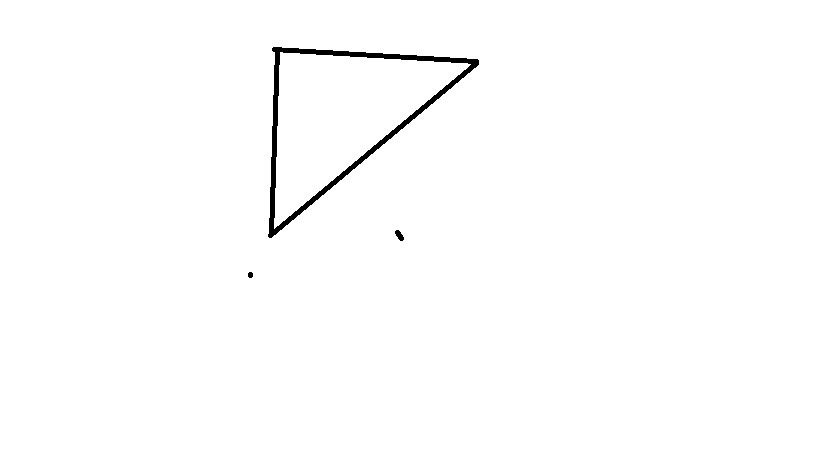
%> input picture B.png, 819 x 460 px
$ octave main.m   (GNU Octave 9; MATLAB toolbox functions it lacks are replaced by stand-ins)
%> lines starting %> are read from the running program, lines starting %| are printed output that depends on the picture; in (x1, y1, x2, y2) boxes, pixels count from 0 and x2, y2 are one past the last pixel; in counts of white or black regions, pixels touching at a corner belong together; the program's own positions count from 1
### save_edge.m
function [point_1]  = save_edge( M );
% calculate the sum of 1..n
flag=0;
[m,n]=size(M);
for i=1:1:m;
    if flag==1 break;
    end
    for j=1:1:n;
        if M(i,j)==1
            point_1(1).x=i;
            point_1(1).y=j;
            flag=1;
            break;
        end
    end
end;
north=0;
east=0;
south=0;
west=0;
t=1;
I_test=M;
I_test_2=M;
I_test_2(point_1(t).x,point_1(t).y)=0;
for k=0:1
if I_test_2(point_1(t).x,point_1(t).y+1)==1 I_test(point_1(t).x,point_1(t).y+1)=0;point_1(t+1).x=point_1(t).x;point_1(t+1).y=point_1(t).y+1;east=east+1;
elseif I_test_2(point_1(t).x+1,point_1(t).y)==1 I_test(point_1(t).x+1,point_1(t).y)=0;point_1(t+1).x=point_1(t).x+1;point_1(t+1).y=point_1(t).y;south=south+1;
elseif I_test_2(point_1(t).x,point_1(t).y-1)==1 I_test(point_1(t).x,point_1(t).y-1)=0;point_1(t+1).x=point_1(t).x;point_1(t+1).y=point_1(t).y-1;west=west+1;
elseif I_test_2(point_1(t).x-1,point_1(t).y)==1 I_test(point_1(t).x-1,point_1(t).y)=0;point_1(t+1).x=point_1(t).x-1;point_1(t+1).y=point_1(t).y;north=north+1;
elseif I_test_2(point_1(t).x+1,point_1(t).y+1)==1 I_test(point_1(t).x+1,point_1(t).y+1)=0;point_1(t+1).x=point_1(t).x+1;point_1(t+1).y=point_1(t).y+1;east=east+1;south=south+1;
elseif I_test_2(point_1(t).x+1,point_1(t).y-1)==1 I_test(point_1(t).x+1,point_1(t).y-1)=0;point_1(t+1).x=point_1(t).x+1;point_1(t+1).y=point_1(t).y-1;south=south+1;west=west+1;
elseif I_test_2(point_1(t).x-1,point_1(t).y-1)==1 I_test(point_1(t).x-1,point_1(t).y-1)=0; point_1(t+1).x=point_1(t).x-1;point_1(t+1).y=point_1(t).y-1;west=west+1;north=north+1;
elseif I_test_2(point_1(t).x-1,point_1(t).y+1)==1 I_test(point_1(t).x-1,point_1(t).y+1)=0;point_1(t+1).x=point_1(t).x-1;point_1(t+1).y=point_1(t).y+1;north=north+1;east=east+1;
else  ;
end
t=t+1;
end

while((west~=east)||(south~=north))
% if (I_test(point_1(t).x,point_1(t).y+1)==0)&&(I_test(point_1(t).x+1,point_1(t).y+1)==0)&&
%     (I_test(point_1(t).x+1,point_1(t).y)==0)&&(I_test(point_1(t).x+1,point_1(t).y-1)==0)&&
%     (I_test(point_1(t).x,point_1(t).y-1)==0)&&(I_test(point_1(t).x-1,point_1(t).y-1)==0)&&
%     (I_test(point_1(t).x-1,point_1(t).y)==0)&&(I_test(point_1(t).x-1,point_1(t).y+1)==0) break;
if I_test(point_1(t).x,point_1(t).y+1)==1 I_test(point_1(t).x,point_1(t).y+1)=0;point_1(t+1).x=point_1(t).x;point_1(t+1).y=point_1(t).y+1;east=east+1;
elseif I_test(point_1(t).x+1,point_1(t).y)==1 I_test(point_1(t).x+1,point_1(t).y)=0;point_1(t+1).x=point_1(t).x+1;point_1(t+1).y=point_1(t).y;south=south+1;
elseif I_test(point_1(t).x,point_1(t).y-1)==1 I_test(point_1(t).x,point_1(t).y-1)=0;point_1(t+1).x=point_1(t).x;point_1(t+1).y=point_1(t).y-1;west=west+1;
elseif I_test(point_1(t).x-1,point_1(t).y)==1 I_test(point_1(t).x-1,point_1(t).y)=0;point_1(t+1).x=point_1(t).x-1;point_1(t+1).y=point_1(t).y;north=north+1;
elseif I_test(point_1(t).x+1,point_1(t).y+1)==1 I_test(point_1(t).x+1,point_1(t).y+1)=0;point_1(t+1).x=point_1(t).x+1;point_1(t+1).y=point_1(t).y+1;east=east+1;south=south+1;
elseif I_test(point_1(t).x+1,point_1(t).y-1)==1 I_test(point_1(t).x+1,point_1(t).y-1)=0;point_1(t+1).x=point_1(t).x+1;point_1(t+1).y=point_1(t).y-1;south=south+1;west=west+1;
elseif I_test(point_1(t).x-1,point_1(t).y-1)==1 I_test(point_1(t).x-1,point_1(t).y-1)=0; point_1(t+1).x=point_1(t).x-1;point_1(t+1).y=point_1(t).y-1;west=west+1;north=north+1;
elseif I_test(point_1(t).x-1,point_1(t).y+1)==1 I_test(point_1(t).x-1,point_1(t).y+1)=0;point_1(t+1).x=point_1(t).x-1;point_1(t+1).y=point_1(t).y+1;north=north+1;east=east+1;
else  break;
end
t=t+1;
%if t>count break;end
end

### main.m
I=imread('B.png');
%> I is the input picture: size 460x819x3 uint8; 99.1% white; 3 black regions, box (x1, y1, x2, y2) and area: (268, 47, 479, 238) 3264, (395, 230, 404, 241) 59, (248, 272, 253, 278) 26
figure,imshow(I),title('原图像');
%%%%%%%%%%%%%%%%%%%%%%%%%%%%%%%%%%%%%%%%%图像预处理
I = rgb2gray(I);
I=im2double(I);
I=medfilt1(I,3);
%> I: size 460x819 double; values 0 (black) and 1 (white), 99.1% white; 3 black regions, box (x1, y1, x2, y2) and area: (268, 47, 479, 238) 3265, (395, 230, 404, 241) 59, (248, 272, 253, 278) 26
I=im2uint8(I);
I=im2bw(I);
I=~I;
I=edge(I,'canny');%%%%%%提取边缘
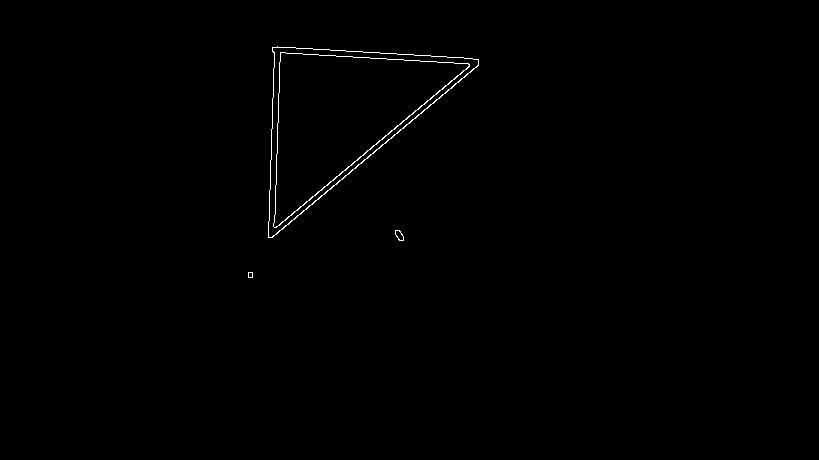
%> I: size 460x819 logical; 0.4% white in thin lines or dots, all inside (x1, y1, x2, y2) = (248, 46, 479, 278)
figure,imshow(I),title('边缘');

%%%%%%%%%%%%%%%%%%%%%%%%%%%%%%%%%%%%%%%%%%%创建链码
obj_index=0;
while (sum(sum(I))~=0)
obj_index=obj_index+1;
point{obj_index}=save_edge( I );
[~,length]=size(point{obj_index});
for z=1:1:length
    I(point{obj_index}(z).x-7:point{obj_index}(z).x+7,point{obj_index}(z).y-7:point{obj_index}(z).y+7)=0;
end
end
%> this loop made 3 passes
%> length on passes 1 to 3: 754, 33, 19
%> pass 2, in save_edge (call 2), `I_test=M;`:
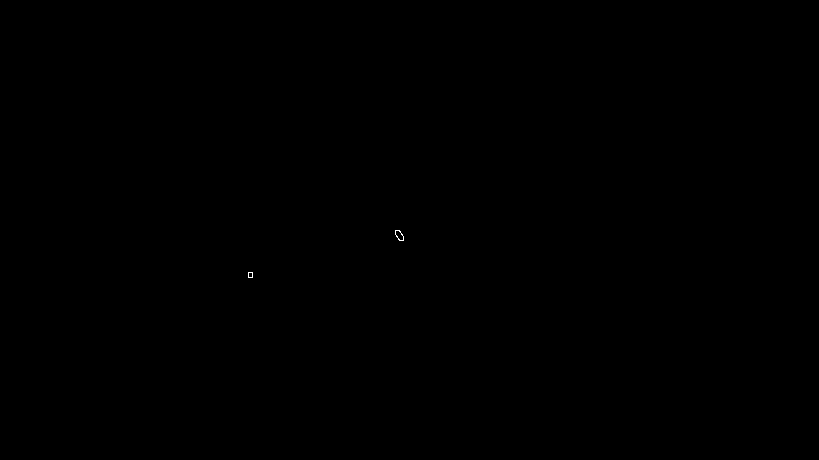
%> I_test: size 460x819 logical; 0.01% white in thin lines or dots, all inside (x1, y1, x2, y2) = (248, 230, 404, 278)
%> after the loop, point = 3 items

%%%%%%%%%%%%%%%%%%%%%%%%%%%%%%%%%%%%%%%%%%%%%%剔除太短的链码
[~,LengthOfPoint]=size(point);
%> LengthOfPoint = 3
for obj_index=1:LengthOfPoint
    if size(point{LengthOfPoint-obj_index+1},2)<120 point(LengthOfPoint-obj_index+1)=[];
    end

end
%> this loop made 3 passes
%> after the loop, point = 1 item


%%%%%%%%%%%%%%%%%%%%%%%%%%%%%%%%%%%%%%%%%%在窗口显示检测到的边缘链码
I_obj=zeros(size(I));

for obj_index_2=1:size(point,2);
for aCertainObjectIndex=1:size(point{obj_index_2},2)
    I_obj(point{obj_index_2}(aCertainObjectIndex).x,point{obj_index_2}(aCertainObjectIndex).y)=1;
end
end
%> this loop made 1 pass
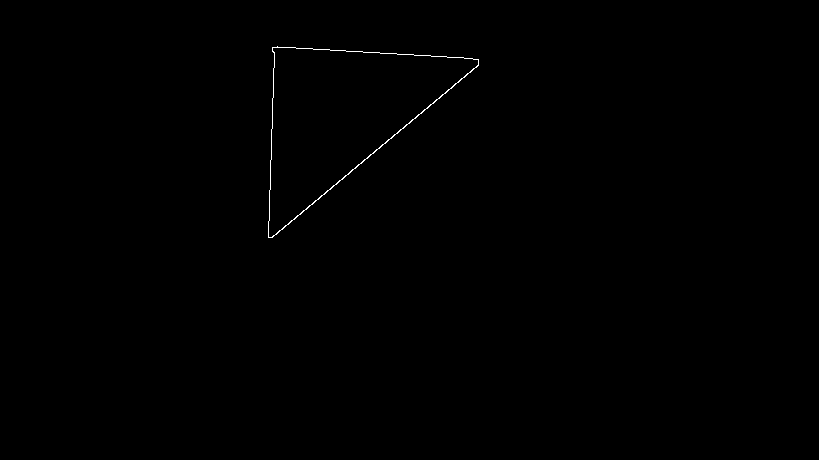
%> I_obj: size 460x819 double; values 0 (black) and 1 (white), 0.2% white in thin lines or dots, all inside (x1, y1, x2, y2) = (268, 46, 479, 238)

figure,imshow(I_obj),title('边缘链码');


 r_sum=zeros(size(I));
 b_sum=zeros(size(I));
 y_sum=zeros(size(I));


for obj_index_2=1:size(point,2)

%%%%%%%%%%%%%%%%%%%%%%%%%%%%%%%%%%%%%%%%%%%%%%%%%计算边缘的曲率
LengthOfaCertainObject=size(point{ obj_index_2},2)


point{obj_index_2}(LengthOfaCertainObject+1:LengthOfaCertainObject+100)=point{obj_index_2}(1:100);

for p=42:1:LengthOfaCertainObject+42
    if size(point{obj_index_2},2)>1300
    cur{obj_index_2}(p)=1.20*(abs(point{obj_index_2}(p).x-0.5*(point{obj_index_2}(p+41).x+point{obj_index_2}(p-41).x))+abs(point{obj_index_2}(p).y-0.5*(point{obj_index_2}(p+41).y+point{obj_index_2}(p-41).y)));
    end

   if size(point{obj_index_2},2)<=1300
     cur{obj_index_2}(p)=(abs(point{obj_index_2}(p).x-0.5*(point{obj_index_2}(p+18).x+point{obj_index_2}(p-18).x))+abs(point{obj_index_2}(p).y-0.5*(point{obj_index_2}(p+18).y+point{obj_index_2}(p-18).y)));
   end
end

%%%%%%%%%%%%%%%%%%%%%%%%%%%%%%%%%%%%%%%%%%%%%%%%%%%%%显示最终的标记效果
r_1=zeros(size(I));
b_1=zeros(size(I));
y_1=zeros(size(I));
[width_of_point,length_of_point]=size(cur{obj_index_2});
for z=11:length_of_point-10

    if size(point{obj_index_2},2)>1300
    if cur{obj_index_2}(z)>21 b_1(point{obj_index_2}(z:z).x,point{obj_index_2}(z:z).y)=1; end
    if (cur{obj_index_2}(z)>1.2)&&(cur{obj_index_2}(z)<=21) y_1(point{obj_index_2}(z).x,point{obj_index_2}(z).y)=1; end
    end

     if size(point{obj_index_2},2)<1300
    if cur{obj_index_2}(z)>5.0 b_1(point{obj_index_2}(z:z).x,point{obj_index_2}(z:z).y)=1; end
    if (cur{obj_index_2}(z)>1.2)&&(cur{obj_index_2}(z)<=5.0) y_1(point{obj_index_2}(z).x,point{obj_index_2}(z).y)=1; end
    end

     if cur{obj_index_2}(z)<=1.2 r_1(point{obj_index_2}(z).x,point{obj_index_2}(z).y)=1; end
end
 r_sum=r_sum+r_1;
 b_sum=b_sum+b_1;
 y_sum=y_sum+y_1;


end
%> this loop made 1 pass
%> (LengthOfaCertainObject, width_of_point, length_of_point) on pass 1: (754, 1, 796)
%> after the loop, cur = 1 item


%%%%%%%%%%%%%%%%%%%%%%%%%%%%%%%%%%%%%%%%%%%%滤波平滑
r_sum_1=r_sum;
y_sum_1=y_sum;
b_sum_1=b_sum;

for qi=1:size(point,2)

for ti=17:size(point{qi},2)-17
    if  y_sum(point{qi}(ti).x,point{qi}(ti).y)==1
        for pi=1:32
            y_sum_1(point{qi}(ti-16+pi).x,point{qi}(ti-16+pi).y)=1;
             r_sum_1(point{qi}(ti-16+pi).x,point{qi}(ti-16+pi).y)=0;
              b_sum_1(point{qi}(ti-16+pi).x,point{qi}(ti-16+pi).y)=0;
        end

    end
end

for ti=27:size(point{qi},2)-27
    if  b_sum(point{qi}(ti).x,point{qi}(ti).y)==1
        for pi=1:52
            b_sum_1(point{qi}(ti-26+pi).x,point{qi}(ti-26+pi).y)=1;
             r_sum_1(point{qi}(ti-26+pi).x,point{qi}(ti-26+pi).y)=0;
              y_sum_1(point{qi}(ti-26+pi).x,point{qi}(ti-26+pi).y)=0;
        end

    end
end


end
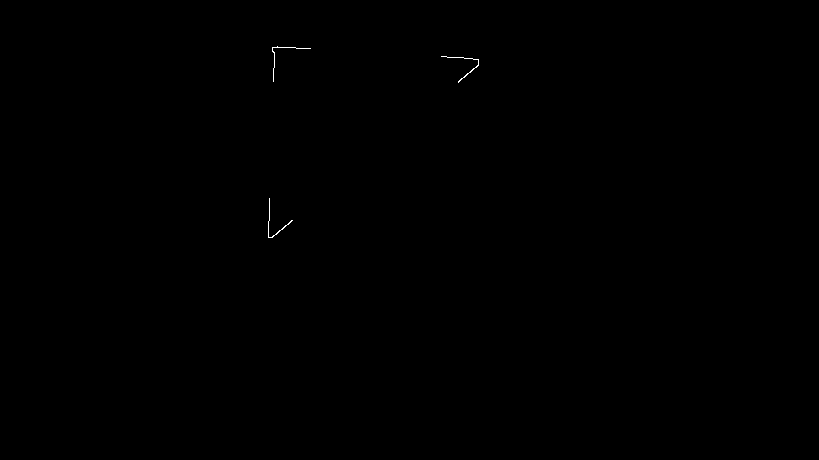
%> b_sum_1: size 460x819 double; values 0 (black) and 1 (white), 0.06% white in thin lines or dots, all inside (x1, y1, x2, y2) = (268, 46, 479, 238)
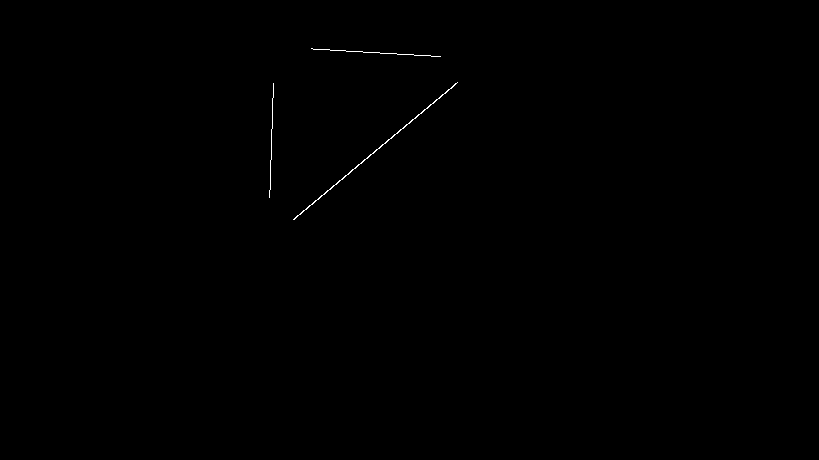
%> r_sum_1: size 460x819 double; values 0 (black) and 1 (white), 0.14% white in thin lines or dots, all inside (x1, y1, x2, y2) = (269, 48, 458, 220)
%> y_sum_1: size 460x819 double; values 0 (black) and 1 (white), 0% white in thin lines or dots, all inside (x1, y1, x2, y2) = (273, 82, 274, 83)

 figure,imshow(cat(3,r_sum_1+y_sum_1,y_sum_1,b_sum_1)),title('标记效果2');
%> after `imshow(cat(3,r_sum_1+y_sum_1,y_sum_1,b_sum_1))`:
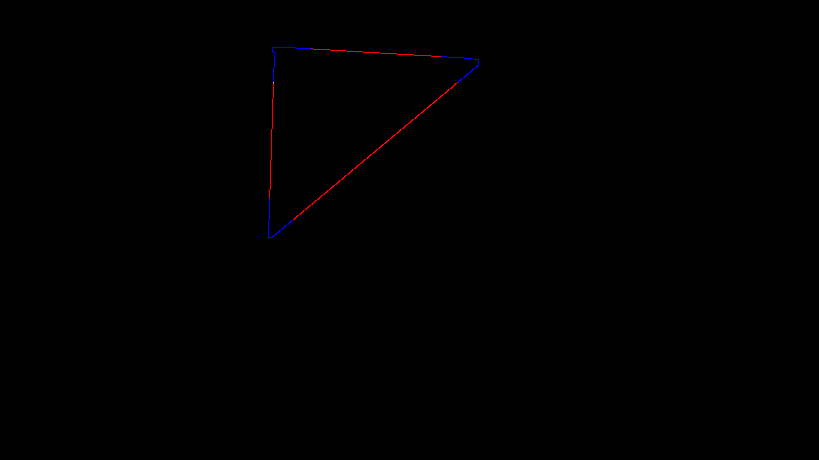
%> displayed picture: size 460x819x3, on the screen's scale of 0 to 255; mean R, G, B 0.4, 0, 0.2

$ run again, with C.png copied over B.png
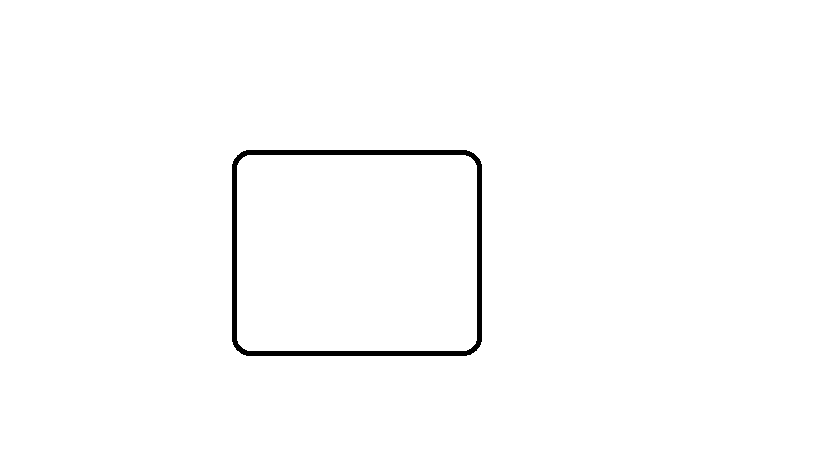
%> input picture C.png, 819 x 460 px
%> I is the input picture: size 460x819x3 uint8; 98.9% white; 1 black region, box (x1, y1, x2, y2) and area: (232, 150, 482, 356) 4330
%> the loop `while (sum(sum(I))~=0)` made 1 pass
%> (obj_index, m in save_edge, n in save_edge) on pass 1: (1, 460, 819)
%> after the loop `while (sum(sum(I))~=0)`: point = 1 item
%> LengthOfPoint = 1
%> the loop `for obj_index=1:LengthOfPoint` made 1 pass
%> the loop `for obj_index_2=1:size(point,2);` made 1 pass
%> after the loop `for obj_index_2=1:size(point,2);`:
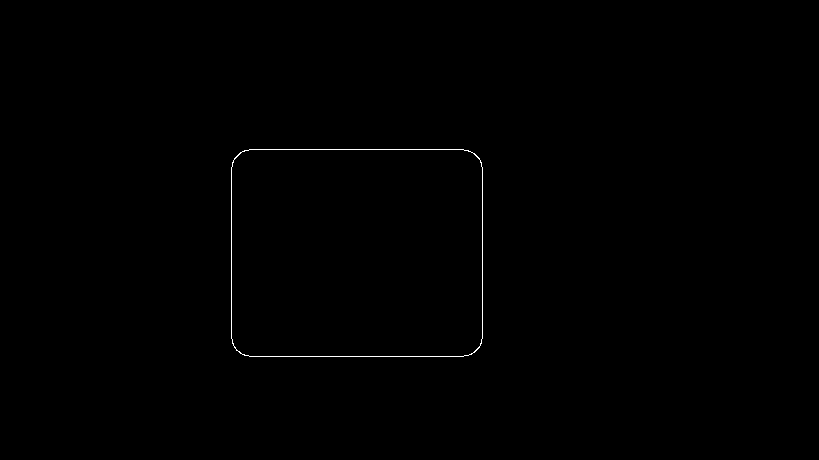
%> I_obj: size 460x819 double; values 0 (black) and 1 (white), 0.24% white in thin lines or dots, all inside (x1, y1, x2, y2) = (231, 149, 483, 357)
%> the loop `for obj_index_2=1:size(point,2)` made 1 pass
%> (LengthOfaCertainObject, width_of_point, length_of_point) on pass 1: (897, 1, 939)
%> after the loop `for obj_index_2=1:size(point,2)`: cur = 1 item
%> the loop `for qi=1:size(point,2)` made 1 pass
%> `imshow(cat(3,r_sum_1+y_sum_1,y_sum_1,b_sum_1))`:
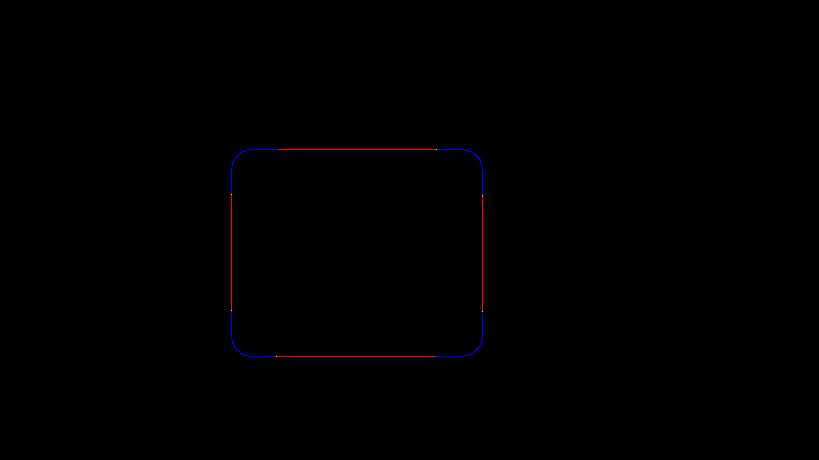
%> displayed picture: size 460x819x3, on the screen's scale of 0 to 255; mean R, G, B 0.4, 0, 0.2
